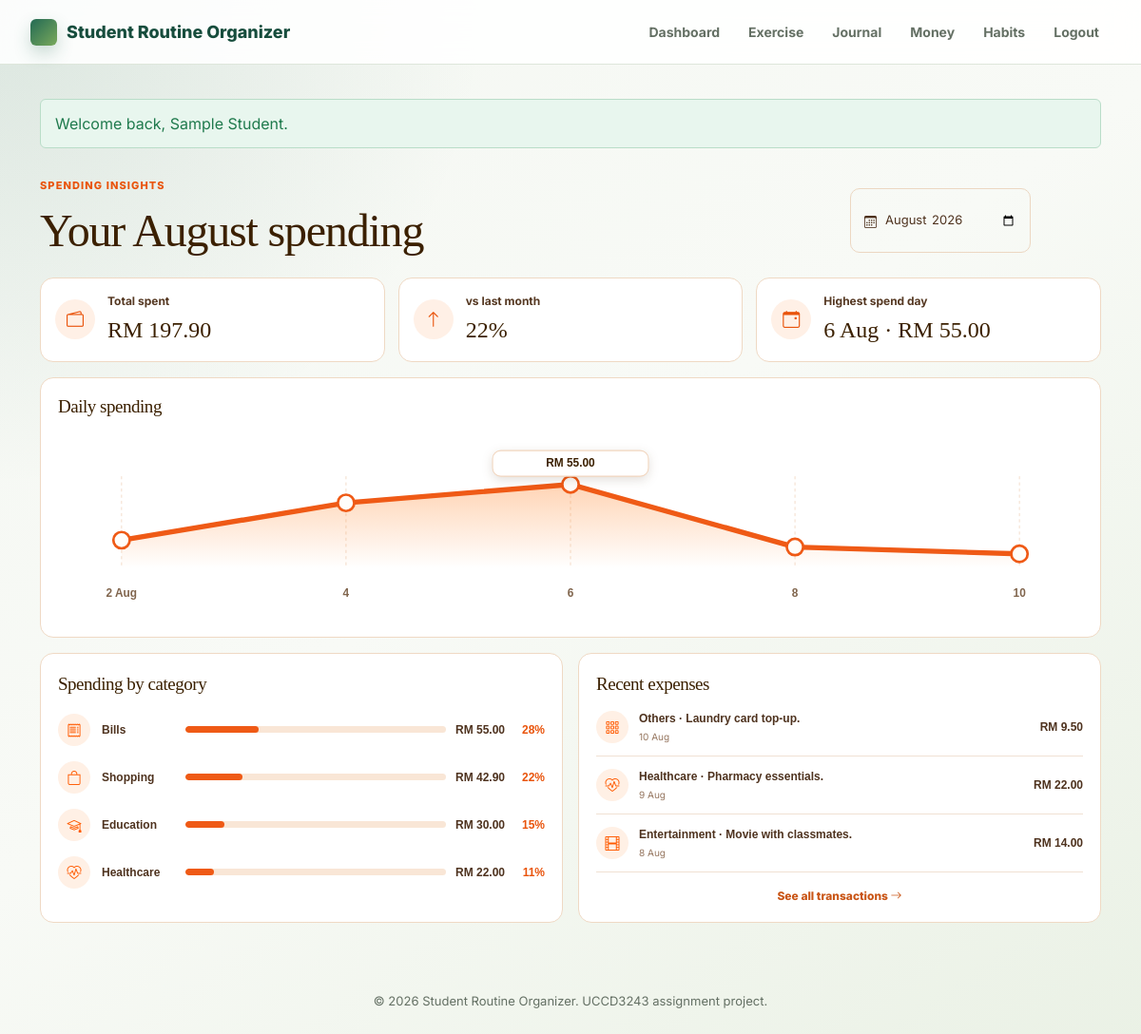
Page /modules/money/spending.php (signed in) on the committed database.
### tables this page shows
CREATE TABLE money_transactions (
  transaction_id INT AUTO_INCREMENT PRIMARY KEY,
  user_id INT NOT NULL,
  amount DECIMAL(10,2) NOT NULL,
  category VARCHAR(80) NOT NULL,
  description VARCHAR(255),
  transaction_type ENUM('income', 'expense') NOT NULL,
  transaction_date DATE NOT NULL,
  created_at TIMESTAMP DEFAULT CURRENT_TIMESTAMP,
  updated_at TIMESTAMP DEFAULT CURRENT_TIMESTAMP ON UPDATE CURRENT_TIMESTAMP,
  CONSTRAINT fk_money_user
    FOREIGN KEY (user_id) REFERENCES users(user_id)
    ON DELETE CASCADE,
  INDEX idx_money_user_date (user_id, transaction_date),
  INDEX idx_money_type_category (transaction_type, category)
);

### modules/money/money_helpers.php (called while the page is built, shortened)
<?php
function moneyAppendPeriodFilter(array $filters, array &$where, string &$types, array &$params): void
{
    $year = (int) $filters['period_year'];
    $month = ($filters['period_month'] ?? '') === '' ? null : (int) $filters['period_month'];
    $startDate = $month === null ? sprintf('%04d-01-01', $year) : sprintf('%04d-%02d-01', $year, $month);
    $endDate = $month === null
        ? sprintf('%04d-12-31', $year)
        : date('Y-m-t', strtotime($startDate));
    $where[] = 'transaction_date BETWEEN ? AND ?';
}
function moneyBindParams(mysqli_stmt $stmt, string $types, array &$params): void
{
    $refs = [];
    foreach ($params as $key => &$value) {
        $refs[$key] = &$value;
    }
    $stmt->bind_param($types, ...$refs);
}
function moneyGetCategoryBreakdown(mysqli $connection, int $userId, string $transactionType, array $filters = []): array
{
    $where = ['user_id = ?', 'transaction_type = ?'];
    $types = 'is';
    $params = [$userId, $transactionType];
    moneyAppendPeriodFilter($filters, $where, $types, $params);
    $stmt = $connection->prepare('SELECT category, COALESCE(SUM(amount), 0) AS total FROM money_transactions WHERE ' . implode(' AND ', $where) . ' GROUP BY category ORDER BY total DESC, category ASC');
    moneyBindParams($stmt, $types, $params);
    $stmt->execute();
    return $stmt->get_result()->fetch_all(MYSQLI_ASSOC);
}
function moneyGetExpenseTrend(mysqli $connection, int $userId, array $filters = []): array
{
    $where = ['user_id = ?', "transaction_type = 'expense'"];
    $types = 'i';
    $params = [$userId];
    moneyAppendPeriodFilter($filters, $where, $types, $params);
    $stmt = $connection->prepare('SELECT transaction_date, COALESCE(SUM(amount), 0) AS total FROM money_transactions WHERE ' . implode(' AND ', $where) . ' GROUP BY transaction_date ORDER BY transaction_date ASC LIMIT 14');
    moneyBindParams($stmt, $types, $params);
    $stmt->execute();
    return $stmt->get_result()->fetch_all(MYSQLI_ASSOC);
}
function moneyGetExpenseTotalForMonth(mysqli $connection, int $userId, DateTimeInterface $month): float
{
    $monthStart = $month->format('Y-m-01');
    $nextMonthStart = (new DateTimeImmutable($monthStart))->modify('+1 month')->format('Y-m-d');
    $stmt = $connection->prepare("SELECT COALESCE(SUM(amount), 0) AS total FROM money_transactions WHERE user_id = ? AND transaction_type = 'expense' AND transaction_date >= ? AND transaction_date < ?");
    $stmt->bind_param('iss', $userId, $monthStart, $nextMonthStart);
    $stmt->execute();
    $row = $stmt->get_result()->fetch_assoc();
    return (float) ($row['total'] ?? 0);
}

### includes/validation.php (called while the page is built, shortened)
<?php
function escapeOutput(?string $value): string
{
    return htmlspecialchars((string) $value, ENT_QUOTES, 'UTF-8');
}

### modules/money/spending.php (the view, shortened to what this page needs)
<?php
require __DIR__ . '/../../config/database.php';
require __DIR__ . '/../../includes/validation.php';
require __DIR__ . '/money_helpers.php';
$userId = (int) $_SESSION['user_id'];
$monthlyExpenseTotal = 0.00;
$previousMonthlyExpenseTotal = 0.00;
$expenseTrend = [];
$expenseBreakdown = [];
$recentExpenses = [];
$pageError = null;
$requestedPeriod = (string) ($_GET['period'] ?? date('Y-m'));
$selectedMonth = preg_match('/^\d{4}-(0[1-9]|1[0-2])$/', $requestedPeriod)
    ? new DateTimeImmutable($requestedPeriod . '-01')
    : new DateTimeImmutable('first day of this month');
try {
    $connection = getDatabaseConnection();
    $monthlyExpenseTotal = moneyGetExpenseTotalForMonth($connection, $userId, $selectedMonth);
    $previousMonthlyExpenseTotal = moneyGetExpenseTotalForMonth($connection, $userId, $selectedMonth->modify('-1 month'));
    $monthFilters = ['period_year' => $selectedMonth->format('Y'), 'period_month' => $selectedMonth->format('n')];
    $expenseTrend = moneyGetExpenseTrend($connection, $userId, $monthFilters);
    $expenseBreakdown = moneyGetCategoryBreakdown($connection, $userId, 'expense', $monthFilters);
    $monthStart = $selectedMonth->format('Y-m-01');
    $nextMonthStart = $selectedMonth->modify('+1 month')->format('Y-m-d');
    $stmt = $connection->prepare("SELECT amount, category, description, transaction_date FROM money_transactions WHERE user_id = ? AND transaction_type = 'expense' AND transaction_date >= ? AND transaction_date < ? ORDER BY transaction_date DESC, transaction_id DESC LIMIT 3");
    $stmt->bind_param('iss', $userId, $monthStart, $nextMonthStart);
    $stmt->execute();
    $recentExpenses = $stmt->get_result()->fetch_all(MYSQLI_ASSOC);
} catch (Throwable $exception) {
    logApplicationException($exception, 'money spending');
    $pageError = 'Spending insights are unavailable right now. Please check the database setup.';
}
$monthChange = $previousMonthlyExpenseTotal > 0 ? (($monthlyExpenseTotal - $previousMonthlyExpenseTotal) / $previousMonthlyExpenseTotal) * 100 : null;
$trendTotals = array_map(static fn (array $item): float => (float) $item['total'], $expenseTrend);
$peakIndex = $trendTotals ? array_keys($trendTotals, max($trendTotals), true)[0] : null;
$simpleTrend = $expenseTrend;
if (count($simpleTrend) > 5) {
    $simpleTrend = [];
    $lastTrendItem = count($expenseTrend) - 1;
    foreach (range(0, 4) as $step) {
        $simpleTrend[] = $expenseTrend[(int) round(($step / 4) * $lastTrendItem)];
    }
}
$simpleTotals = array_map(static fn (array $item): float => (float) $item['total'], $simpleTrend);
$simpleMax = max(1, ...($simpleTotals ?: [1]));
$simplePoints = [];
foreach ($simpleTotals as $index => $total) {
    $simplePoints[] = ['x' => round(62 + (($index / max(1, count($simpleTotals) - 1)) * 876), 1), 'y' => round(120 - (($total / $simpleMax) * 82), 1)];
}
$simplePeakIndex = $simpleTotals ? array_keys($simpleTotals, max($simpleTotals), true)[0] : null;
$spendingCategories = array_slice($expenseBreakdown, 0, 4);
$spendingCategoryIcons = ['Food' => 'bi-fork-knife', 'Transport' => 'bi-bus-front', 'Shopping' => 'bi-bag', 'Bills' => 'bi-receipt', 'Education' => 'bi-mortarboard', 'Entertainment' => 'bi-film', 'Healthcare' => 'bi-heart-pulse', 'Others' => 'bi-grid-3x3-gap'];
$embed = ($_GET['embed'] ?? '') === '1';
if (!$embed) {
    require __DIR__ . '/../../includes/header.php';
}
?>
<template id="money-spending-template">
    <section class="money-spending-detail" aria-label="Spending insights">
        <?php if ($pageError): ?>
            <div class="alert alert-error"><?= escapeOutput($pageError); ?></div>
        <?php else: ?>
            <header class="money-spending-detail-heading"><div><p class="summary-label">Spending insights</p><h2>Your <?= $selectedMonth->format('F'); ?> spending</h2></div><div class="money-spending-header-actions"><form class="money-spending-period" method="get" action="<?= BASE_URL; ?>/modules/money/spending.php"><i class="bi bi-calendar3" aria-hidden="true"></i><input type="month" name="period" value="<?= $selectedMonth->format('Y-m'); ?>" aria-label="Choose spending month"></form></div></header>
            <div class="money-spending-stat-grid">
                <article><i class="bi bi-wallet2" aria-hidden="true"></i><span>Total spent</span><strong>RM <?= number_format($monthlyExpenseTotal, 2); ?></strong></article>
                <article><i class="bi bi-arrow-<?= $monthChange !== null && $monthChange > 0 ? 'up' : 'down'; ?>" aria-hidden="true"></i><span>vs last month</span><strong><?= $monthChange !== null ? number_format(abs($monthChange), 0) . '%' : '—'; ?></strong></article>
                <article><i class="bi bi-calendar-event" aria-hidden="true"></i><span>Highest spend day</span><strong><?= $peakIndex !== null ? date('j M', strtotime($expenseTrend[$peakIndex]['transaction_date'])) . ' · RM ' . number_format($trendTotals[$peakIndex], 2) : 'No expenses yet'; ?></strong></article>
            </div>
            <section class="money-spending-chart-panel"><h3>Daily spending</h3><?php if ($simplePoints): ?><svg class="money-spending-simple-chart" viewBox="0 0 1000 160" role="img" aria-label="Daily spending trend"><defs><linearGradient id="moneySpendingSimpleFill" x1="0" x2="0" y1="0" y2="1"><stop stop-color="#ff7a18" stop-opacity=".32"/><stop offset="1" stop-color="#ff7a18" stop-opacity="0"/></linearGradient></defs><?php foreach ($simplePoints as $point): ?><line x1="<?= $point['x']; ?>" y1="30" x2="<?= $point['x']; ?>" y2="120" class="money-spending-simple-guide"/><?php endforeach; ?><path d="M <?= implode(' L ', array_map(static fn (array $point): string => $point['x'] . ' ' . $point['y'], $simplePoints)); ?> L <?= $simplePoints[count($simplePoints) - 1]['x']; ?> 120 L <?= $simplePoints[0]['x']; ?> 120 Z" fill="url(#moneySpendingSimpleFill)"/><polyline points="<?= implode(' ', array_map(static fn (array $point): string => $point['x'] . ',' . $point['y'], $simplePoints)); ?>" fill="none" stroke="#ef5a16" stroke-linecap="round" stroke-linejoin="round" stroke-width="5"/><?php foreach ($simplePoints as $index => $point): ?><circle cx="<?= $point['x']; ?>" cy="<?= $point['y']; ?>" r="8" class="money-spending-simple-dot"/><text x="<?= $point['x']; ?>" y="148" text-anchor="middle" class="money-spending-chart-label"><?= $index === 0 ? date('j M', strtotime($simpleTrend[$index]['transaction_date'])) : date('j', strtotime($simpleTrend[$index]['transaction_date'])); ?></text><?php endforeach; ?><?php if ($simplePeakIndex !== null): ?><?php $peak = $simplePoints[$simplePeakIndex]; $tipY = max(5, $peak['y'] - 34); $tipX = max(24, min(824, $peak['x'] - 76)); ?><rect x="<?= $tipX; ?>" y="<?= $tipY; ?>" width="152" height="25" rx="8" class="money-spending-simple-tooltip"/><text x="<?= $tipX + 76; ?>" y="<?= $tipY + 16; ?>" text-anchor="middle" class="money-spending-simple-tooltip-text">RM <?= number_format($simpleTotals[$simplePeakIndex], 2); ?></text><?php endif; ?></svg><?php else: ?><p class="money-insight-empty">Add an expense to see your spending details.</p><?php endif; ?></section>
            <div class="money-spending-detail-grid">
                <section class="money-spending-list-panel"><h3>Spending by category</h3><?php foreach ($spendingCategories as $category): ?><?php $share = $monthlyExpenseTotal > 0 ? min(100, ((float) $category['total'] / $monthlyExpenseTotal) * 100) : 0; ?><div class="money-spending-category-row"><span class="money-spending-row-icon"><i class="bi <?= $spendingCategoryIcons[$category['category']] ?? 'bi-grid-3x3-gap'; ?>" aria-hidden="true"></i></span><strong><?= escapeOutput($category['category']); ?></strong><i><b style="width: <?= round($share); ?>%"></b></i><span>RM <?= number_format((float) $category['total'], 2); ?></span><em><?= round($share); ?>%</em></div><?php endforeach; ?></section>
                <section class="money-spending-list-panel"><h3>Recent expenses</h3><?php foreach ($recentExpenses as $expense): ?><div class="money-spending-recent-row"><span class="money-spending-row-icon"><i class="bi <?= $spendingCategoryIcons[$expense['category']] ?? 'bi-grid-3x3-gap'; ?>" aria-hidden="true"></i></span><span><strong><?= escapeOutput($expense['category']); ?><?= $expense['description'] ? ' · ' . escapeOutput($expense['description']) : ''; ?></strong><small><?= date('j M', strtotime($expense['transaction_date'])); ?></small></span><em>RM <?= number_format((float) $expense['amount'], 2); ?></em></div><?php endforeach; ?><a class="money-view-all" href="<?= BASE_URL; ?>/modules/money/index.php#transactions">See all transactions <i class="bi bi-arrow-right" aria-hidden="true"></i></a></section>
            </div>
        <?php endif; ?>
    </section>
</template>
<?php if (!$embed): ?>
    <main class="money-spending-page"><script>document.currentScript.parentElement.append(document.querySelector('#money-spending-template').content.cloneNode(true));</script></main>
    <?php require __DIR__ . '/../../includes/footer.php'; ?>
<?php endif; ?>

### assets/css/journal_editor.css (style rules this page uses)
:root { --nj-bg: #f4f7f2; --nj-surface: rgba(255, 255, 255, 0.94); --nj-surface-soft: #f8faf6; --nj-primary: #236a54; --nj-primary-dark: #174d3d; --nj-primary-light: #e2f1ea; --nj-text: #17231b; --nj-muted: #647064; --nj-border: #dbe4d7; --nj-rose: #b84a62; --nj-rose-light: #fdebf0; --nj-amber: #d9822b; --nj-amber-light: #fff0de; --nj-blue: #3569b7; --nj-blue-light: #e8effb; --nj-purple: #7b4eb2; --nj-purple-light: #f1ebf9; --nj-shadow-sm: 0 4px 14px rgba(23, 35, 27, 0.06); --nj-shadow-md: 0 10px 30px rgba(23, 35, 27, 0.1); --nj-shadow-lg: 0 20px 45px rgba(23, 35, 27, 0.15); --nj-radius: 12px; --nj-radius-sm: 8px; --nj-font-ui: 'Plus Jakarta Sans', 'Inter', -apple-system, BlinkMacSystemFont, sans-serif; --nj-font-canvas: 'Lora', 'Playfair Display', Georgia, serif; }
.subject-tag-pill, .journal-mood-pill, .canvas-header-top time, .streak-badge, .summary-label, .journal-board-heading, .journal-board-heading h2, .journal-card-topline, .journal-card time, .journal-draft-card time, .eyebrow, .sidebar-note-meta, .student-info p, .student-info h4, .journal-summary-row span, .storage-text, .journal-hero h1, .journal-hero p, .empty-state h2, .empty-state p, .calendar-header h2, .calendar-header p, .calendar-day-head, .calendar-date-num, [data-word-count], [data-character-count], span[aria-live="polite"], .journal-template-card strong, .journal-template-card span { cursor: default !important; }

### rows in the picture
money_transactions: category "Others", description "Laundry card top-up.", transaction_date "10 Aug", amount "9.50"
money_transactions: category "Healthcare", description "Pharmacy essentials.", transaction_date "9 Aug", amount "22.00"
money_transactions: category "Entertainment", description "Movie with classmates.", transaction_date "8 Aug", amount "14.00"

### other values in the picture
APP_NAME "Student Routine Organizer"
escapeOutput($label) "Dashboard"
escapeOutput($label) "Exercise"
escapeOutput($label) "Journal"
escapeOutput($label) "Money"
escapeOutput($label) "Habits"
$message "Welcome back, Sample Student."
$selectedMonth->format('F') "August"
$monthlyExpenseTotal "197.90"
abs($monthChange) "22"
date('j M', strtotime($expenseTrend[$peakIndex]['transaction_date'])) "6 Aug"
$trendTotals[$peakIndex] "55.00"
date('j M', strtotime($simpleTrend[$index]['transaction_date'])) "2 Aug"
date('j', strtotime($simpleTrend[$index]['transaction_date'])) "4"
date('j', strtotime($simpleTrend[$index]['transaction_date'])) "6"
